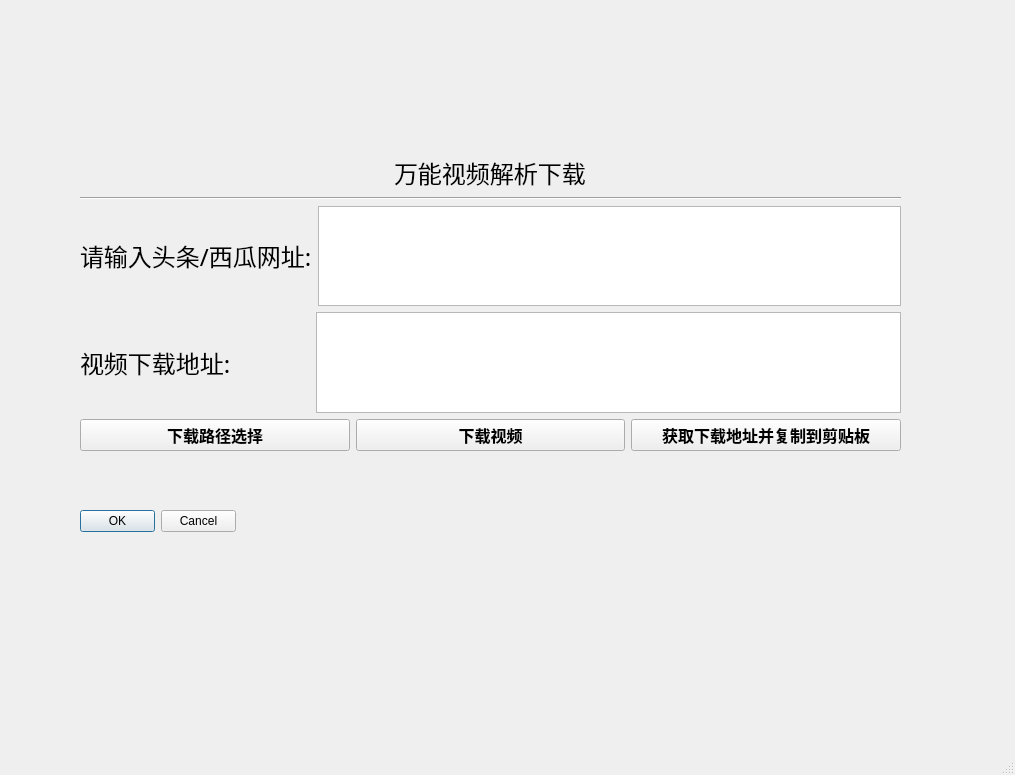
<?xml version="1.0" encoding="UTF-8"?>
<ui version="4.0">
 <class>MainWindow</class>
 <widget class="QMainWindow" name="MainWindow">
  <property name="geometry">
   <rect>
    <x>0</x>
    <y>0</y>
    <width>1015</width>
    <height>775</height>
   </rect>
  </property>
  <property name="windowTitle">
   <string>MainWindow</string>
  </property>
  <widget class="QWidget" name="centralwidget">
   <widget class="QWidget" name="verticalLayoutWidget">
    <property name="geometry">
     <rect>
      <x>80</x>
      <y>130</y>
      <width>821</width>
      <height>321</height>
     </rect>
    </property>
    <layout class="QVBoxLayout" name="verticalLayout">
     <property name="topMargin">
      <number>25</number>
     </property>
     <property name="bottomMargin">
      <number>0</number>
     </property>
     <item alignment="Qt::AlignHCenter">
      <widget class="QLabel" name="label_3">
       <property name="font">
        <font>
         <family>微软雅黑</family>
         <pointsize>16</pointsize>
        </font>
       </property>
       <property name="text">
        <string>&lt;html&gt;&lt;head/&gt;&lt;body&gt;&lt;p&gt;&lt;span style=&quot; font-size:18pt;&quot;&gt;万能视频解析下载&lt;/span&gt;&lt;/p&gt;&lt;/body&gt;&lt;/html&gt;</string>
       </property>
      </widget>
     </item>
     <item>
      <widget class="Line" name="line">
       <property name="orientation">
        <enum>Qt::Horizontal</enum>
       </property>
      </widget>
     </item>
     <item>
      <layout class="QHBoxLayout" name="horizontalLayout">
       <item>
        <widget class="QLabel" name="label">
         <property name="font">
          <font>
           <family>TradeGothic LT</family>
           <pointsize>18</pointsize>
          </font>
         </property>
         <property name="text">
          <string>请输入头条/西瓜网址:</string>
         </property>
        </widget>
       </item>
       <item>
        <widget class="QTextEdit" name="textEdit"/>
       </item>
      </layout>
     </item>
     <item>
      <layout class="QHBoxLayout" name="horizontalLayout_2">
       <item>
        <widget class="QLabel" name="label_2">
         <property name="enabled">
          <bool>true</bool>
         </property>
         <property name="font">
          <font>
           <family>TradeGothic LT</family>
           <pointsize>18</pointsize>
          </font>
         </property>
         <property name="text">
          <string>视频下载地址:</string>
         </property>
        </widget>
       </item>
       <item>
        <spacer name="horizontalSpacer">
         <property name="orientation">
          <enum>Qt::Horizontal</enum>
         </property>
         <property name="sizeType">
          <enum>QSizePolicy::Fixed</enum>
         </property>
         <property name="sizeHint" stdset="0">
          <size>
           <width>79</width>
           <height>20</height>
          </size>
         </property>
        </spacer>
       </item>
       <item>
        <widget class="QTextEdit" name="textEdit_2"/>
       </item>
      </layout>
     </item>
     <item>
      <layout class="QHBoxLayout" name="horizontalLayout_3">
       <item>
        <widget class="QPushButton" name="pushButton_3">
         <property name="font">
          <font>
           <family>TradeGothic LT</family>
           <pointsize>12</pointsize>
           <weight>75</weight>
           <bold>true</bold>
          </font>
         </property>
         <property name="text">
          <string>下载路径选择</string>
         </property>
        </widget>
       </item>
       <item>
        <widget class="QPushButton" name="pushButton">
         <property name="font">
          <font>
           <family>TradeGothic LT</family>
           <pointsize>12</pointsize>
           <weight>75</weight>
           <bold>true</bold>
          </font>
         </property>
         <property name="text">
          <string>下载视频</string>
         </property>
        </widget>
       </item>
       <item>
        <widget class="QPushButton" name="pushButton_2">
         <property name="font">
          <font>
           <family>TradeGothic LT</family>
           <pointsize>12</pointsize>
           <weight>75</weight>
           <bold>true</bold>
          </font>
         </property>
         <property name="text">
          <string>获取下载地址并复制到剪贴板</string>
         </property>
        </widget>
       </item>
      </layout>
     </item>
    </layout>
   </widget>
   <widget class="QDialogButtonBox" name="buttonBox">
    <property name="geometry">
     <rect>
      <x>80</x>
      <y>510</y>
      <width>156</width>
      <height>23</height>
     </rect>
    </property>
    <property name="standardButtons">
     <set>QDialogButtonBox::Cancel|QDialogButtonBox::Ok</set>
    </property>
   </widget>
  </widget>
  <widget class="QMenuBar" name="menubar">
   <property name="geometry">
    <rect>
     <x>0</x>
     <y>0</y>
     <width>1015</width>
     <height>23</height>
    </rect>
   </property>
  </widget>
  <widget class="QStatusBar" name="statusbar"/>
 </widget>
 <resources/>
 <connections/>
</ui>
